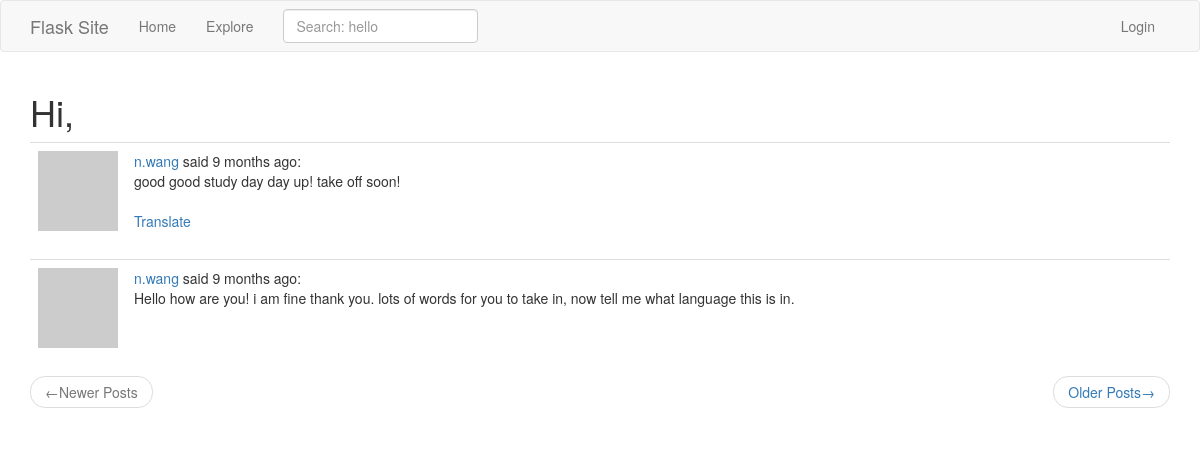
/explore/, run on the app's committed database.
### app/models.py (models this page shows, shortened)
class SearchableMixin(object):
    @classmethod
    def search(cls, expression, page, per_page):
        ids, total = query_index(cls.__tablename__, expression, page, per_page)
        if total == 0:
            return cls.query.filter_by(id=0), 0
        when = []
        for i in range(len(ids)):
            when.append((ids[i], i))
        return cls.query.filter(cls.id.in_(ids)).order_by(
            db.case(when, value=cls.id)), total

class Post(SearchableMixin, db.Model):
    __searchable__ = ['body']
    id = db.Column(db.Integer, primary_key=True)
    body = db.Column(db.String(140))
    timestamp = db.Column(db.DateTime, default=datetime.utcnow, index=True)
    user_id = db.Column(db.Integer, db.ForeignKey('user.id'))
    language = db.Column(db.String(5))

### app/main/routes.py (the view)
@main_bp.route('/', methods=["POST", "GET"])
@main_bp.route('/explore/')
def explore():
    page = request.args.get('page', 1, type=int)
    posts = Post.query.order_by(Post.timestamp.desc()).paginate(page, current_app.config["POSTS_PER_PAGE"], False)
    next_url = url_for('.explore', page=posts.next_num) if posts.has_next else None
    prev_url = url_for('.explore', page=posts.prev_num) if posts.has_prev else None
    return render_template('index.html', title="Explore",
                           posts=posts.items, next_url=next_url, prev_url=prev_url)

### app/main/forms.py
class SearchForm(FlaskForm):
    q = StringField(_l('Search: hello'), validators=[DataRequired()])
    def __init__(self, *args, **kwargs):
        if 'formdata' not in kwargs:
            kwargs['formdata'] = request.args
        if 'csrf_enabled' not in kwargs:
            kwargs['csrf_enabled'] = False
        super(SearchForm, self).__init__(*args, **kwargs)

### app/main/routes.py (called while the page is built)
@main_bp.before_request
def before_request():
    if current_user.is_authenticated:
        current_user.last_seen = datetime.utcnow()
        db.session.commit()
    g.search_form = SearchForm()
    g.locale = str(get_locale())

### app/models.py (called while the page is built)
    def avatar(self, size):
        digest = md5(self.email.lower().encode("utf-8")).hexdigest()
        return "https://www.gravatar.com/avatar/{}?d=identicon&s={}".format(digest, size)

### app/templates/index.html (shortened to what this page needs)
{% extends "base.html" %}
{% import 'bootstrap/wtf.html' as wtf %}
{% block page_content %}
    <h1>{{ _('Hi, %(username)s', username=current_user.username) }}</h1>
    {% for post in posts %}
        {% include '_post.html' %}
    {% endfor %}
    <nav aria-label="...">
        <ul class="pager">
            <li class="previous{% if not prev_url %} disabled{% endif %}">
                <a href="{{ prev_url or '#' }}">
                    <span>&larr;</span>{{_("Newer Posts")}}
                </a>
            </li>
            <li class="next {% if not next_url %}disabled{% endif %}">
                <a href="{{ next_url or '#' }}">
                    {{ _("Older Posts") }}<span>&rarr;</span>
                </a>
            </li>
        </ul>
    </nav>
{% endblock %}

### app/templates/_post.html (shortened to what this page needs)
<table class="table table-hover">
    <tr>
        <td width="70px">
            <span class="user_popup">
                <a href="{{ url_for('main.user', username=post.author.username) }}">
                    <img src="{{ post.author.avatar(70) }}" />
                </a>
            </span>
        </td>
        <td>
            {{ _("%(username)s said %(when)s: "
            , username=user_link, when=moment(post.timestamp).fromNow()) }}<br>
            <span id="post{{ post.id }}">{{ post.body }}</span>
            {% if post.language and post.language!= g.locale %}
            <br><br>
            <span id="translation{{ post.id }}">
                <a href="javascript:translate(
                            '#post{{ post.id }}',
                            '#translation{{ post.id }}',
                            '{{ post.language }}',
                            '{{ g.locale }}');">{{ _('Translate') }}</a>
            </span>
            {% endif %}
        </td>
    </tr>
</table>

### data on the page
Post: body "good good study day day up! take off soon!"
Post: body "Hello how are you! i am fine thank you. lots of words for you to take in, now tell me what language this is in."
